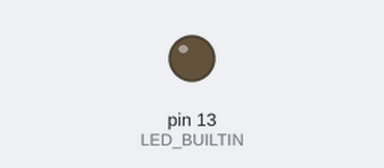
Bench run of a sketch on a simulated Arduino Uno, built with avr-gcc and run on an emulated ATmega328P. Parts: output pins drawn as LEDs (lit = HIGH).

Above: at 0.25 s.
At 24.3 s:
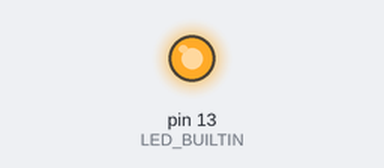
Timing chart, 0 to 33.9 s (numbered marks = the images above):
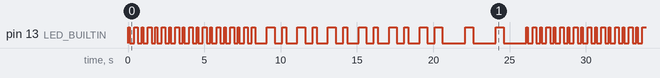

The sketch:

blink_project.ino
```cpp
void const blinkOn(const int d) // Turns on LED for duration d
{
  digitalWrite(LED_BUILTIN, HIGH); // send signal to turn voltage on HIGH for LED at LED_BUILTIN
  delay(d);
}

void const blinkOff(const int d) // Turns off LED for duration d
{
  digitalWrite(LED_BUILTIN, LOW); // send signal to turn voltage on LOW for LED at LED_BUILTIN
  delay(d);
}

void const blink(const int d) // Standard blink on and off for same duration
{
  blinkOn(d);
  blinkOff(d);
}

void const blink(const int d1, const int d2) // Overloaded function: programmable blink
{
  blinkOn(d1);
  blinkOff(d2);
}

//require
void setup() {
  // initialize digital pin LED_BUILTIN as an output.
  pinMode(LED_BUILTIN, OUTPUT);
}

//required
void loop() {
  const int a[3] = {100,250,500}; // array of blink duration values
  const int b[3] = {9, 6, 3};     // array of blink repetition values

  int i=0; // initialize counter at 0
  do
    {
      for (int j=0; j<b[i]; ++j) // loop through number of repetitions at b[i]
      {
        blink(a[i], a[i]*3); // blink the LED using duration at a[i]
        blink(a[i+1]);
      }
      ++i; // increment counter
    } while(i<sizeof(a)/sizeof(a)[0]); // break loop when counter = num of array elems
}
```

Measured:
- by itself, pin 13 (LED_BUILTIN): moves between LOW and HIGH, repeating every 26.1 s
- by itself, everything shown: repeats every 26.1 s, in 66 steps
